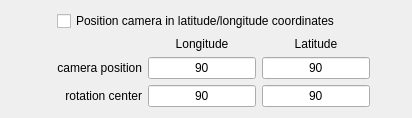
      <widget class="QFrame" name="latLonFrame">
       <property name="frameShape">
        <enum>QFrame::NoFrame</enum>
       </property>
       <property name="frameShadow">
        <enum>QFrame::Plain</enum>
       </property>
       <layout class="QHBoxLayout">
        <item>
         <layout class="QVBoxLayout">
          <item>
           <layout class="QHBoxLayout">
            <item>
             <spacer name="spacer190">
              <property name="orientation">
               <enum>Qt::Horizontal</enum>
              </property>
              <property name="sizeType">
               <enum>QSizePolicy::Expanding</enum>
              </property>
              <property name="sizeHint" stdset="0">
               <size>
                <width>41</width>
                <height>20</height>
               </size>
              </property>
             </spacer>
            </item>
            <item>
             <widget class="QCheckBox" name="latLonCheckbox">
              <property name="toolTip">
               <string>Check to position camera and rotation center using lat/lon coordinates</string>
              </property>
              <property name="whatsThis">
               <string>If the scene has georeferencing, then the camera position and rotation center are shown here as longitude and latitude.  When this box is checked, the latitude and longitude settings are used to determine the viewpoint at all time steps.  If the data grid moves in time, the visualized data will move relative to the camera .  If this box is not checked, then the viewpoint is determined by the camera postion and rotation center in the local coordinate system of the data, and, if the extents are moving,  the camera will move with the data.</string>
              </property>
              <property name="text">
               <string>Position camera in latitude/longitude coordinates</string>
              </property>
             </widget>
            </item>
            <item>
             <spacer name="spacer191">
              <property name="orientation">
               <enum>Qt::Horizontal</enum>
              </property>
              <property name="sizeType">
               <enum>QSizePolicy::Expanding</enum>
              </property>
              <property name="sizeHint" stdset="0">
               <size>
                <width>61</width>
                <height>20</height>
               </size>
              </property>
             </spacer>
            </item>
           </layout>
          </item>
          <item>
           <layout class="QHBoxLayout">
            <item>
             <spacer name="spacer192">
              <property name="orientation">
               <enum>Qt::Horizontal</enum>
              </property>
              <property name="sizeType">
               <enum>QSizePolicy::Expanding</enum>
              </property>
              <property name="sizeHint" stdset="0">
               <size>
                <width>21</width>
                <height>20</height>
               </size>
              </property>
             </spacer>
            </item>
            <item>
             <layout class="QGridLayout">
              <item row="0" column="0">
               <widget class="QLabel" name="textLabel4_4">
                <property name="minimumSize">
                 <size>
                  <width>110</width>
                  <height>0</height>
                 </size>
                </property>
                <property name="text">
                 <string/>
                </property>
                <property name="wordWrap">
                 <bool>false</bool>
                </property>
               </widget>
              </item>
              <item row="1" column="0">
               <widget class="QLabel" name="textLabel1_2_2">
                <property name="minimumSize">
                 <size>
                  <width>110</width>
                  <height>0</height>
                 </size>
                </property>
                <property name="text">
                 <string>camera position</string>
                </property>
                <property name="alignment">
                 <set>Qt::AlignRight|Qt::AlignTrailing|Qt::AlignVCenter</set>
                </property>
                <property name="wordWrap">
                 <bool>false</bool>
                </property>
               </widget>
              </item>
              <item row="1" column="2">
               <widget class="QLineEdit" name="camPosLat">
                <property name="toolTip">
                 <string>Specify the coordinates in the scene about which the scene is rotated by the left mouse drags</string>
                </property>
                <property name="whatsThis">
                 <string>These four vectors specify where
the camera is located, in the same
coordinates system as the
data is located (see the region panel).
The rotation center specifies the
position (usually the center of the
current region) around which the
scene rotates or zooms during
mouse navigation, which is also
where the camera is pointed.</string>
                </property>
                <property name="text">
                 <string>90</string>
                </property>
                <property name="alignment">
                 <set>Qt::AlignHCenter</set>
                </property>
               </widget>
              </item>
              <item row="2" column="1">
               <widget class="QLineEdit" name="rotCenterLon">
                <property name="toolTip">
                 <string>Specify the coordinates in the scene about which the scene is rotated by the left mouse drags</string>
                </property>
                <property name="whatsThis">
                 <string>These four vectors specify where
the camera is located, in the same
coordinates system as the
data is located (see the region panel).
The rotation center specifies the
position (usually the center of the
current region) around which the
scene rotates or zooms during
mouse navigation, which is also
where the camera is pointed.</string>
                </property>
                <property name="text">
                 <string>90</string>
                </property>
                <property name="alignment">
                 <set>Qt::AlignHCenter</set>
                </property>
               </widget>
              </item>
              <item row="0" column="1">
               <widget class="QLabel" name="textLabel5">
                <property name="text">
                 <string>Longitude</string>
                </property>
                <property name="alignment">
                 <set>Qt::AlignCenter</set>
                </property>
                <property name="wordWrap">
                 <bool>false</bool>
                </property>
               </widget>
              </item>
              <item row="2" column="0">
               <widget class="QLabel" name="textLabel3_2_2_2">
                <property name="minimumSize">
                 <size>
                  <width>110</width>
                  <height>0</height>
                 </size>
                </property>
                <property name="text">
                 <string>rotation center</string>
                </property>
                <property name="alignment">
                 <set>Qt::AlignRight|Qt::AlignTrailing|Qt::AlignVCenter</set>
                </property>
                <property name="wordWrap">
                 <bool>false</bool>
                </property>
               </widget>
              </item>
              <item row="1" column="1">
               <widget class="QLineEdit" name="camPosLon">
                <property name="toolTip">
                 <string>Specify the coordinates in the scene about which the scene is rotated by the left mouse drags</string>
                </property>
                <property name="whatsThis">
                 <string>These four vectors specify where
the camera is located, in the same
coordinates system as the
data is located (see the region panel).
The rotation center specifies the
position (usually the center of the
current region) around which the
scene rotates or zooms during
mouse navigation, which is also
where the camera is pointed.</string>
                </property>
                <property name="text">
                 <string>90</string>
                </property>
                <property name="alignment">
                 <set>Qt::AlignHCenter</set>
                </property>
               </widget>
              </item>
              <item row="2" column="2">
               <widget class="QLineEdit" name="rotCenterLat">
                <property name="toolTip">
                 <string>Specify the coordinates in the scene about which the scene is rotated by the left mouse drags</string>
                </property>
                <property name="whatsThis">
                 <string>These four vectors specify where
the camera is located, in the same
coordinates system as the
data is located (see the region panel).
The rotation center specifies the
position (usually the center of the
current region) around which the
scene rotates or zooms during
mouse navigation, which is also
where the camera is pointed.</string>
                </property>
                <property name="text">
                 <string>90</string>
                </property>
                <property name="alignment">
                 <set>Qt::AlignHCenter</set>
                </property>
               </widget>
              </item>
              <item row="0" column="2">
               <widget class="QLabel" name="textLabel6">
                <property name="text">
                 <string>Latitude</string>
                </property>
                <property name="alignment">
                 <set>Qt::AlignCenter</set>
                </property>
                <property name="wordWrap">
                 <bool>false</bool>
                </property>
               </widget>
              </item>
             </layout>
            </item>
            <item>
             <spacer name="spacer193">
              <property name="orientation">
               <enum>Qt::Horizontal</enum>
              </property>
              <property name="sizeType">
               <enum>QSizePolicy::Expanding</enum>
              </property>
              <property name="sizeHint" stdset="0">
               <size>
                <width>31</width>
                <height>20</height>
               </size>
              </property>
             </spacer>
            </item>
           </layout>
          </item>
         </layout>
        </item>
       </layout>
      </widget>
